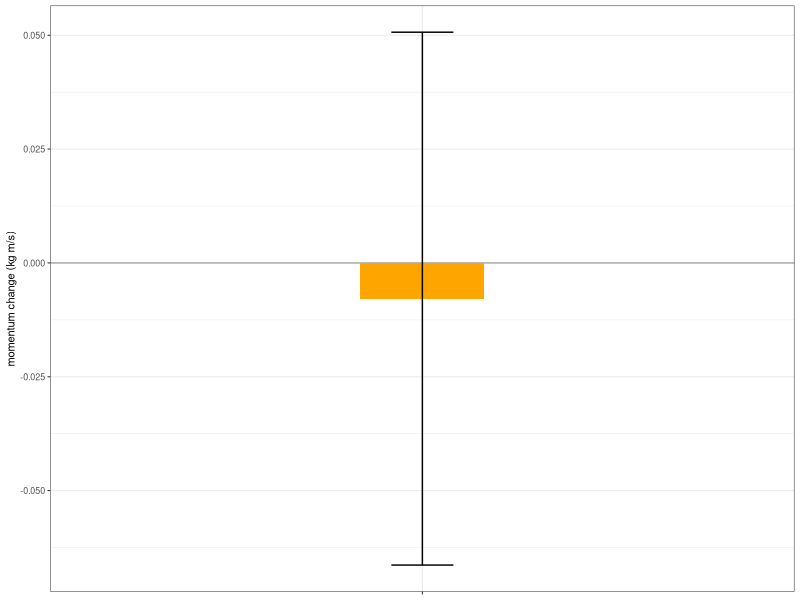

The R script that drew this image:
library('tidyverse')
data <- read.csv('momentum-data-1-3.csv')
results <- mutate(data,
p0=m1.kg*v1.ms+m2.kg*v2.ms,
pf=m1.kg*v1f.ms+m2.kg*v2f.ms,
dp=pf-p0,
p2hat=m2.kg/m1.kg*v2.ms/v1.ms,
dphat=dp/m1.kg/v1.ms)

summary(results)

# plot as a bar chart with mean and sd
plottable <- summarize(group_by(results,type),
dpbar = mean(dp),
sddp = sd(dp))
fig3 <- ggplot(plottable,aes(x=type,y=dpbar))+geom_hline(yintercept=0,color="darkgray")+geom_bar(stat="identity",width=0.2,fill="orange")+geom_errorbar(aes(ymin=dpbar-sddp,ymax=dpbar+sddp),width=0.1,position=position_dodge(0.9))+ylab('momentum change (kg m/s)')+theme_bw(base_size=8)+theme(axis.title.x=element_blank(),axis.text.x=element_blank())

pdf('momentum-change.pdf',width=3,height=2,pointsize=8)
print(fig3)
dev.off()
